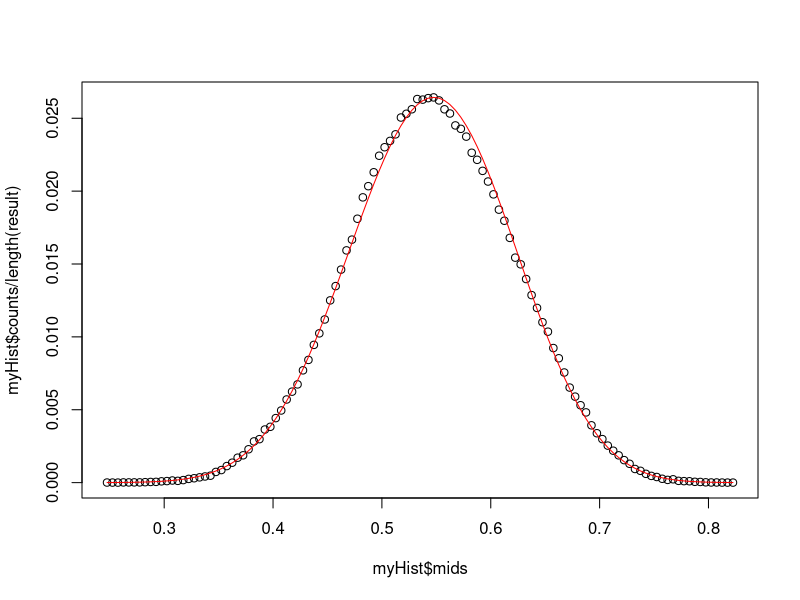

The R script that drew this image:
runMetropolisTest <- function(iterations, initialValue, numSuccess, totalNum)
{
  # result <- runMetropolisTest(iterations = 10000, initialValue=0.5, numSuccess=14, totalNum=24)
  # target <- function(x, a, b){ifelse((x >= 0) & (x <= 1), (dexp(x, rate=5)/0.9932621) * dbinom(a,b,prob = x), 0)}
  target <- function(x, a, b){ifelse((x >= 0) & (x <= 1), dbeta(x, 10, 10) * dbinom(a,b,prob = x), 0)}
  
  xvect <- vector(length = iterations, mode = "numeric")
  xvect[1] = initialValue
    for(i in 2:iterations)
    {
      current_x = xvect[i-1]
      proposed_x = current_x + rnorm(1,0, sd=0.01)
      ratio = target(proposed_x, numSuccess, totalNum)/target(current_x, numSuccess, totalNum)
      if(runif(1) < ratio)
      {
        xvect[i] = proposed_x
      }
      else
      {
        xvect[i] = current_x
      }
    }
  return (xvect)
}

result <- runMetropolisTest(iterations = 500000, initialValue=0.5, numSuccess=14, totalNum=24)
myHist <- hist(result, breaks = 200, plot=FALSE)
plot(myHist$mids, myHist$counts/length(result))
dbetasum <- sum(dbeta(myHist$mids, 10+14, 10+10))
lines(myHist$mids, dbeta(myHist$mids, 10+14, 10+10)/dbetasum, col="red")